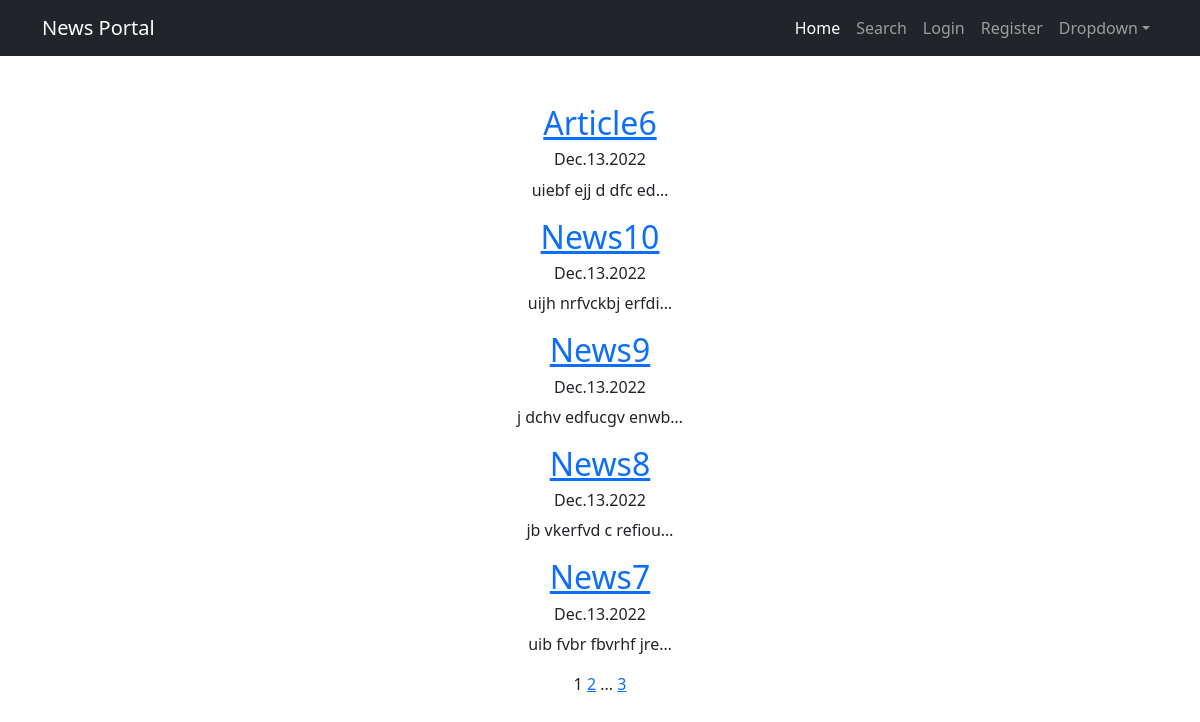
The page /news/ on the database as committed earlier.
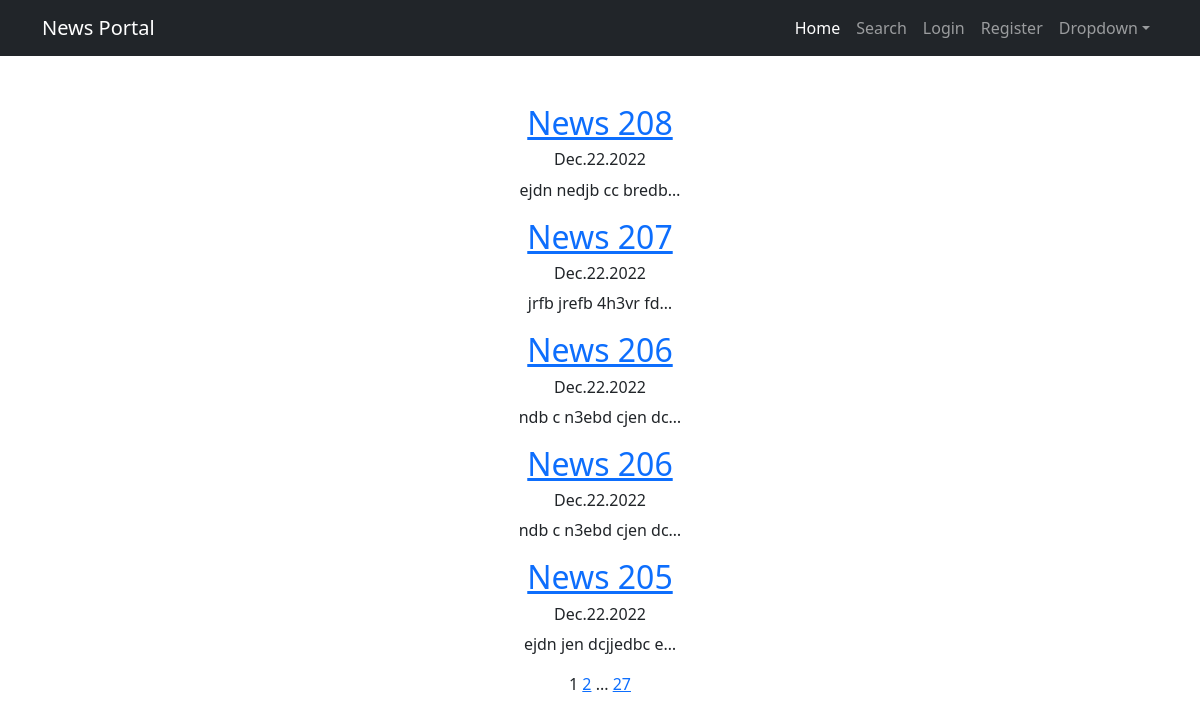
The same page on the database as committed later.
### news/models.py (models this page shows, shortened)
class Post(models.Model):
    author = models.ForeignKey(Author, on_delete=models.CASCADE)
    post_type = models.CharField(max_length=1, choices=[
                                     ('N', 'news'),
                                     ('A', 'article')
                                 ], default='N')
    date = models.DateTimeField(auto_now_add=True)
    category = models.ManyToManyField(Category, through='PostCategory', related_query_name='post')
    title = models.CharField(max_length=255)
    text = models.TextField()
    rating = models.PositiveIntegerField()

### news/views.py (the view)
# urls.py: path('news/', cache_page(300)(views.PostListView.as_view()), name='post_list'),
class PostListView(ListView):
    queryset = Post.objects.order_by('-date')
    paginate_by = 5

### news/templatetags/custom_filters.py (called while the page is built)
@register.filter()
def censor(s):
    words = s.split(' ')
    for word_num in range(len(words)):
        if words[word_num].lower() in censored_list:
            if type(words[word_num]) is not str:
                raise TypeError('Censored word must be a string')
            for sym_num in range(1, len(words[word_num])):
                words[word_num] = words[word_num].replace(words[word_num][sym_num], "*")
    s = ' '.join(words)
    return s

### news/templatetags/custom_tags.py (called while the page is built)
@register.simple_tag(takes_context=True)
def url_replace(context, **kwargs):
   d = context['request'].GET.copy()
   for k, v in kwargs.items():
       d[k] = v
   return d.urlencode()

### templates/news/post_list.html (shortened to what this page needs)
{% extends 'news/default.html' %}
{% load custom_filters %}
{% load custom_tags %}
{% block content %}
    {% for post in post_list %}
        <div>
            <h2><a href="{% url 'post_detail' post.pk %}">{{ post.title|censor }}</a></h2>
            <h6>{{ post.date|date:'M.d.Y' }}</h6>
            <p>{{ post.text|truncatechars:20|censor }}
        </div>
    {% empty %}
    <p>There are no any posts yet
    {% endfor %}
    {{ page_obj.number }}
    {% if page_obj.has_next %}
        <a href="?{% url_replace page=page_obj.next_page_number %}">{{ page_obj.next_page_number }}</a>
        {% if page_obj.next_page_number != paginator.num_pages %}
            ...
            <a href="?{% url_replace page=paginator.num_pages %}">{{ paginator.num_pages }}</a>
        {% endif %}
    {% endif %}
{% endblock content %}

Rows that differ between the two databases and show on the page:
no longer on this page (row unchanged): Post: title|censor "Article6", date "Dec.13.2022", text|censor "uiebf ejj d dfc ed…"
no longer on this page (row unchanged): Post: title|censor "News10", date "Dec.13.2022", text|censor "uijh nrfvckbj erfdi…"
no longer on this page (row unchanged): Post: title|censor "News9", date "Dec.13.2022", text|censor "j dchv edfucgv enwb…"
no longer on this page (row unchanged): Post: title|censor "News8", date "Dec.13.2022", text|censor "jb vkerfvd c refiou…"
no longer on this page (row unchanged): Post: title|censor "News7", date "Dec.13.2022", text|censor "uib fvbr fbvrhf jre…"
added Post: title|censor "News 208", date "Dec.22.2022", text|censor "ejdn nedjb cc bredb…"
added Post: title|censor "News 207", date "Dec.22.2022", text|censor "jrfb jrefb 4h3vr fd…"
added Post: title|censor "News 206", date "Dec.22.2022", text|censor "ndb c n3ebd cjen dc…"
added Post: title|censor "News 206", date "Dec.22.2022", text|censor "ndb c n3ebd cjen dc…"
added Post: title|censor "News 205", date "Dec.22.2022", text|censor "ejdn jen dcjjedbc e…"
Other text that changed with them:
{{ paginator.num_pages }}: "3" → "27"
